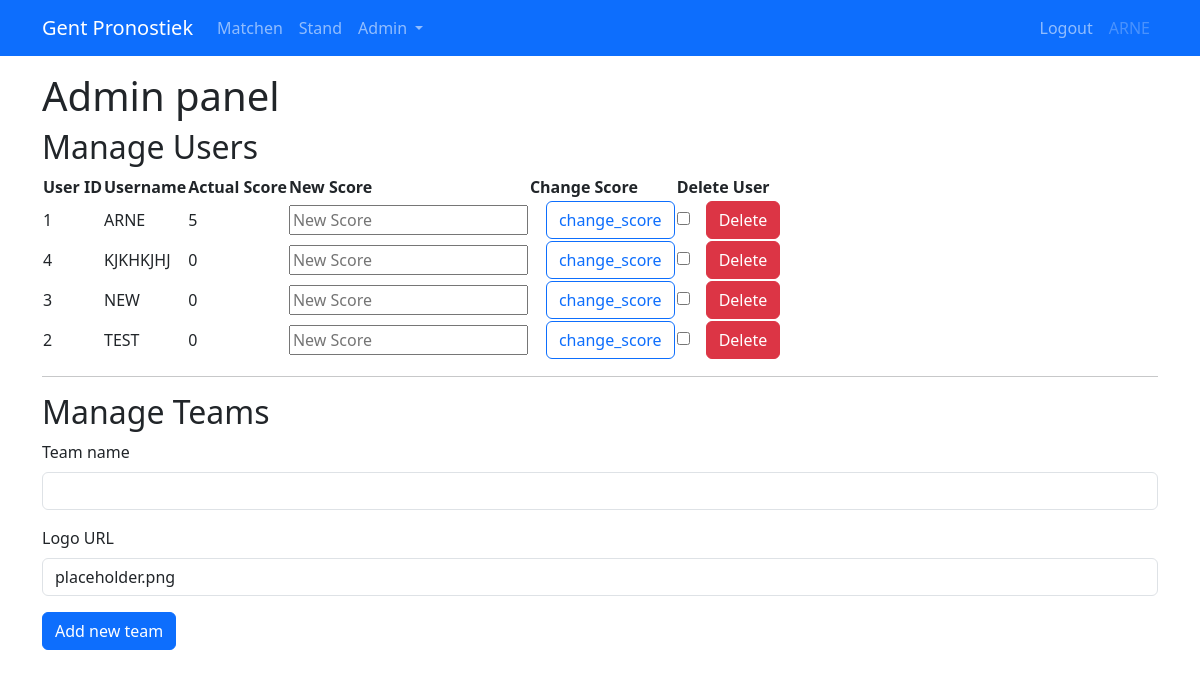
The page /admin (signed in) on the database its author committed.
### app/models.py (models this page shows, shortened)
class User(UserMixin, db.Model):
    id: so.Mapped[int] = so.mapped_column(primary_key=True)
    username: so.Mapped[str] = so.mapped_column(sa.String(64), unique=True, index=True)
    score: so.Mapped[int] = so.mapped_column(default=0)
    isAdmin: so.Mapped[bool] = so.mapped_column(default=True)
    predictions: so.WriteOnlyMapped["Prediction"] = so.relationship(
        back_populates="user", cascade="all, delete-orphan", passive_deletes=True
    )

### app/routes.py (the view, shortened to what this page needs)
@app.route("/admin", methods=["GET", "POST"])
@login_required
def admin():
    team_form = TeamForm()
    if not current_user.isAdmin:
        pass  # TODO throw error
    all_users = db.session.scalars(sa.select(User).order_by(User.username)).all()
    users = [(user.id, user.username, user.score) for user in all_users]
    if team_form.validate_on_submit():
        team = Team(name=team_form.teamname.data, logo_url=team_form.logo_url.data)
        db.session.add(team)
        db.session.commit()
        flash(f"New team {team_form.teamname.data} added!")
        return redirect(url_for("admin"))
    return render_template(
        "admin.html", title="Admin panel", users=users, team_form=team_form
    )

### app/forms.py (shortened to what this page needs)
class TeamForm(FlaskForm):
    teamname = StringField("Team name", validators=[DataRequired()])
    logo_url = StringField("Logo URL", default="placeholder.png")
    submit = SubmitField("Add new team")

### app/models.py (called while the page is built)
@login.user_loader
def load_user(id):
    return db.session.get(User, int(id))

### app/templates/admin.html
{% extends "base.html" %}
{% import "bootstrap_wtf.html" as wtf %}
{% block content %}
<h1>Admin panel</h1>
<h2>Manage Users</h2>
<table id="admin_users">
    <tr>
        <th>User ID</th>
        <th>Username</th>
        <th>Actual Score</th>
        <th>New Score</th>
        <th>Change Score</th>
        <th>Delete User</th>
    </tr>
    {% for id, username, score in users %}
    <tr>
        <form method="post" action="">
            <td><input type="hidden" name="user_id" value="{{ id }}">{{ id }}</td>
            <td>{{ username }}</td>
            <td>{{ score }}</td>
            <td><input type="text" name="new_score" placeholder="New Score"></td>
            <td><input type="submit" name="action" value="change_score" class="btn btn-outline-primary ms-3"></td>
            <td><input type="checkbox" name="delete" id="delete"><button type="submit" class="btn btn-danger ms-3">Delete</button></td>
        </form>
    </tr>
    {% endfor %}
</table>
<hr>
<h2>Manage Teams</h2>
{{ wtf.quick_form(team_form, novalidate=True) }}
{% endblock %}

### app/templates/base.html (shortened to what this page needs)
<!DOCTYPE html>
<html lang="en">
<head>
    <link rel="stylesheet" href="{{ url_for('static', filename='style.css')}}">
    <link href="https://cdn.jsdelivr.net/npm/bootstrap@5.3.2/dist/css/bootstrap.min.css" rel="stylesheet"
>
</head>
<body>
    <nav class="navbar bg-primary navbar-expand-lg" data-bs-theme="dark">
        <div class="container">
            <a class="navbar-brand" href="">Gent Pronostiek</a>
            <div class="collapse navbar-collapse" id="navbarSupportedContent">
                <ul class="navbar-nav me-auto mb-2 mb-lg-0">
                    <li class="nav-item">
                        <a href="{{ url_for('matches')}}" class="nav-link">Matchen</a>
                    </li>
                    <li class="nav-item">
                        <a href="{{ url_for('stand')}}" class="nav-link">Stand</a>
                    </li>
                    {% if current_user.isAdmin %}
                    <li class="nav-item dropdown">
                        <a class="nav-link dropdown-toggle" href="#" role="button" data-bs-toggle="dropdown"
                            aria-expanded="false">
                            Admin
                        </a>
                    </li>
                    {% endif %}
                </ul>
                <ul class="navbar-nav mb-2 mb-lg-0">
                    {% if current_user.is_anonymous %}
                    <li class="nav-item">
                        <a href="{{ url_for('login')}}" class="nav-link">Login</a>
                    </li>
                    {% else %}
                    <li class="nav-item">
                        <a href="{{ url_for('logout')}}" class="nav-link">Logout</a>
                    </li>
                    <li clas="nav-item">
                        <a class="nav-link disabled" href="{{ url_for('logout')}}">{{ current_user.username }}</a>
                    </li>
                    {% endif %}
                    </ul>
            </div>
        </div>
    </nav>
    <div class="container mt-3">
        {% block content %} {% endblock %}
    </div>
</body>
</html>

### rows shown on the page
User: username "ARNE", id "1", score "5"
User: id "4", username "KJKHKJHJ", score "0"
User: id "3", username "NEW", score "0"
User: id "2", username "TEST", score "0"

### other values the page prints
{{ field.label(class='form-label') }} "Team name" "Logo URL"
